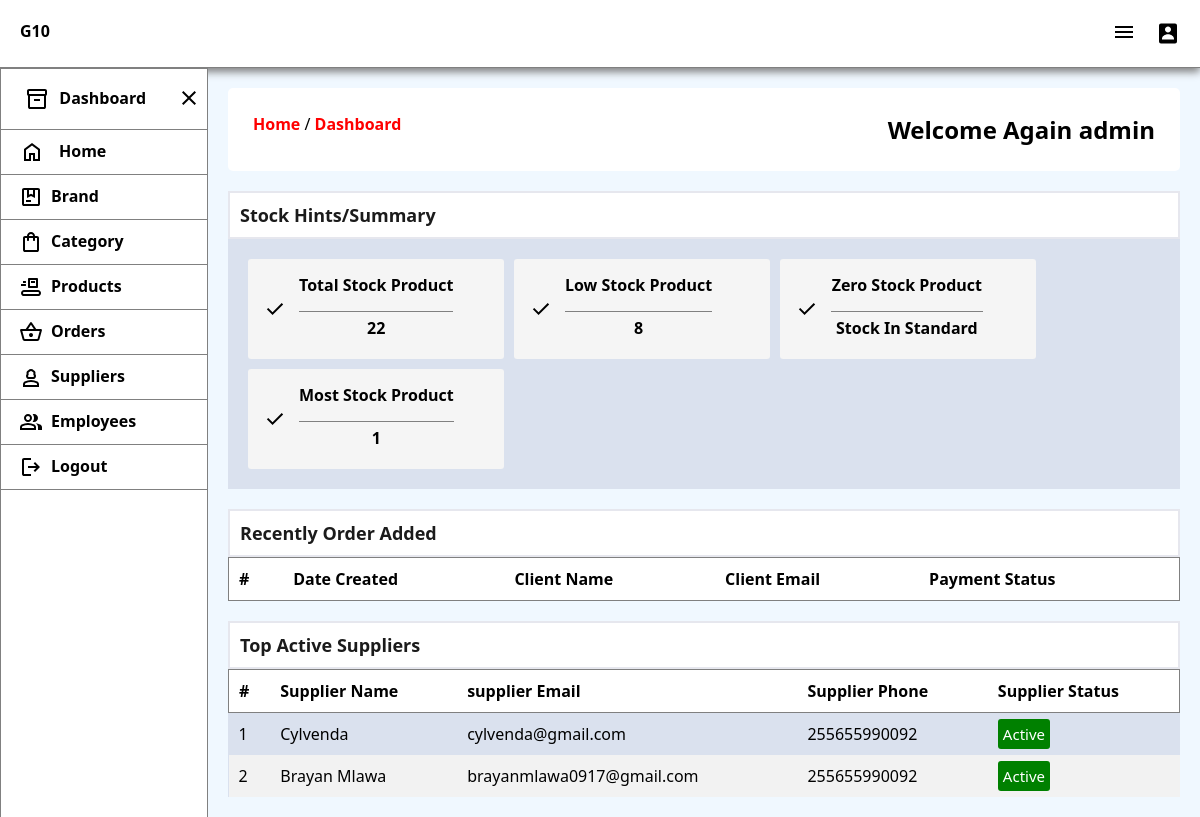
The app's page /Home/Dashboard (signed in), older data.
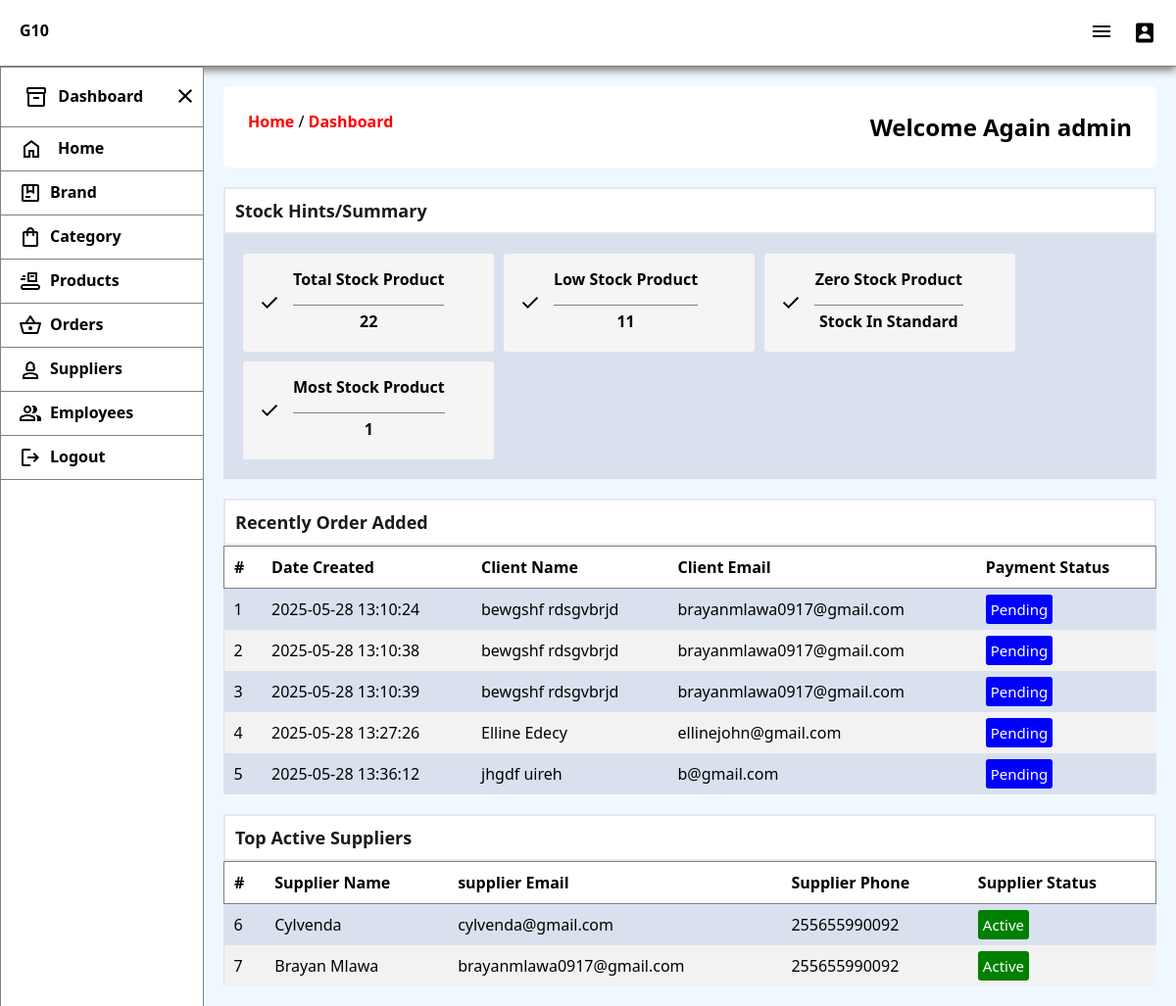
The same page, newer data.
### tables this page shows
CREATE TABLE `suppliers` (
  `supplier_id` int(11) NOT NULL,
  `name` varchar(30) NOT NULL,
  `email` varchar(30) NOT NULL,
  `phone` varchar(20) NOT NULL,
  `status` int(11) NOT NULL DEFAULT 1,
  `note` text DEFAULT NULL,
  `date` timestamp NOT NULL DEFAULT current_timestamp()
);

CREATE TABLE `placed_orders` (
  `order_id` int(11) NOT NULL,
  `employee_id` int(11) NOT NULL,
  `client_name` varchar(30) NOT NULL,
  `client_email` varchar(50) NOT NULL,
  `client_phone` varchar(30) NOT NULL,
  `subtotal` varchar(30) NOT NULL,
  `total_price` varchar(50) DEFAULT NULL,
  `total_items` int(11) NOT NULL,
  `payed_amount` varchar(30) NOT NULL,
  `discount` varchar(30) NOT NULL,
  `payment_method` varchar(30) NOT NULL DEFAULT 'cash',
  `status` int(11) NOT NULL DEFAULT 0,
  `payment_status` tinyint(1) NOT NULL DEFAULT 0,
  `date` datetime DEFAULT current_timestamp()
);

### Home/Dashboard.php (the view, shortened to what this page needs)
<!DOCTYPE html>
<html lang="en">
<?php require_once('../include/cssheader.php'); ?>
<body>
    <?php include '../include/header.php';
    require_once '../include/Nav.php'; ?>
    <main>
        <div class="url">
            <span>
                <a href="Dashboard">Home</a> / <a href="Dashboard">Dashboard</a>
            </span>
            <span>
                <h2>Welcome Again <?php echo $_SESSION['name'] ?></h2>
            </span>
        </div>
        <div class="main-container">
            <div class="boxes">
                <h3>Stock Hints/Summary</h3>
                <div class="boxes-box">
                    <div class="box ">
                        <img src="../img/icons/check.svg" alt="">
                        <div class="details">
                            <p><b>Total Stock Product</b></p>
                            <p class="count"><?php
                            $sql = mysqli_query($conn, "SELECT * FROM products");
                            $count = mysqli_num_rows($sql);
                            if ($count >= 1) {
                                echo $count;
                            } else {
                                echo 'No Product';
                            }
                            ?>
                            </p>
                        </div>
                    </div>
                    <div class="box tomato">
                        <img src="../img/icons/check.svg" alt="">
                        <div class="details">
                            <p><b>Low Stock Product</b></p>
                            <p class="count"><?php
                            $sql = mysqli_query($conn, "SELECT * FROM products WHERE quantity < 10 ");
                            $count = mysqli_num_rows($sql);
                            if ($count >= 1) {
                                echo $count;
                            } else {
                                echo 'Stock In Standard';
                            }
                            ?>
                        </div>
                    </div>
                    <div class="box red">
                        <img src="../img/icons/check.svg" alt="">
                        <div class="details">
                            <p><b>Zero Stock Product</b></p>
                            <p class="count"><?php
                            $sql = mysqli_query($conn, "SELECT * FROM products WHERE quantity < 0 ");
                            $count = mysqli_num_rows($sql);
                            if ($count >= 1) {
                                echo $count;
                            } else {
                                echo 'Stock In Standard';
                            }
                            ?>
                        </div>
                    </div>
                    <div class="box green">
                        <img src="../img/icons/check.svg" alt="">
                        <div class="details">
                            <p><b>Most Stock Product</b></p>
                            <p class="count"><?php
                            $sql = mysqli_query($conn, "SELECT MAX(quantity) FROM products ");
                            $count = mysqli_num_rows($sql);
                            echo $count;
                            ?>
                        </div>
                    </div>
                </div>
            </div>
            <div class="boxes">
                <h3>Recently Order Added</h3>
                <div class="table-container">
                    <table>
                        <thead>
                            <tr>
                                <th>#</th>
                                <th>Date Created</th>
                                <th>Client Name</th>
                                <th>Client Email</th>
                                <th>Payment Status</th>
                            </tr>
                        </thead>
                        <?php
                        $sql = mysqli_query($conn, "SELECT * FROM placed_orders ORDER BY order_id LIMIT 5 ");
                        while ($row = mysqli_fetch_assoc($sql)) {
                            if ($row['status'] == 1) {
                                $payment = '<span class="active">Payed</span>';
                            } else {
                                $payment = '<span class="pending">Pending</span>';
                            }
                            echo '
                            <tr>
                                <td>' . $count++ . '</td>
                                <td>' . $row['date'] . '</td>
                                <td>' . $row['client_name'] . '</td>
                                <td>' . $row['client_email'] . '</td>
                                <td>' . $payment . '</td>
                            </tr>';
                        }
                        ?>
                    </table>
                </div>
            </div>
            <div class="boxes">
                <h3> Top Active Suppliers </h3>
                <div class="table-container">
                    <table>
                        <thead>
                            <tr>
                                <th>#</th>
                                <th>Supplier Name</th>
                                <th>supplier Email</th>
                                <th>Supplier Phone</th>
                                <th>Supplier Status</th>
                            </tr>
                        </thead>
                        <?php
                        $sql = mysqli_query($conn, "SELECT * FROM suppliers ORDER BY RAND() LIMIT 5 ");
                        while ($row = mysqli_fetch_assoc($sql)) {
                            if ($row['status'] == 1) {
                                $status = '<span class="active">Active</span>';
                            } else {
                                $status = '<span class="inactive">Not Active</span>';
                            }
                            echo '
                            <tr>
                                <td>' . $count++ . '</td>
                                <td>' . $row['name'] . '</td>
                                <td>' . $row['email'] . '</td>
                                <td>' . $row['phone'] . '</td>
                                <td>' . $status . '</td>
                            </tr>';
                        }
                        ?>
                    </table>
                </div>
            </div>
        </div>
    </main>
    <?php include '../include/Footer.php'; ?>

### include/cssheader.php (shortened to what this page needs)
<head>
    <link rel="stylesheet" href="../style/style.css">
    <link rel="stylesheet" href="../style/media.css">
</head>

### include/header.php (shortened to what this page needs)
<header>
    <div class="brand">
        G10
    </div>
    <div class="menu">
        <button class="large-media-width" onclick="menuShow()"><img src="../img/icons/menu_b.svg" alt="Menu"></button>
        <img onclick="MenuAddShow()" id="menu-btn" src="../img/icons/user.svg" alt="Menu">
    </div>
</header>

### include/Nav.php (shortened to what this page needs)
<nav id="nav-bar">
    <div class="dash">
        <div class="a">
            <img src="../img/icons/inventory.svg" alt=""> <span>Dashboard</span>
        </div>
        <button class="large-media-width" onclick="menuClose()"><img src="../img/icons/close.svg" alt="Menu"></button>
    </div>
    <div class="nav-links">
        <ul>
            <li>
                <a href="Dashboard">
                    <div class="link-container">
                        <img src="../img/icons/home..svg" alt=""><span>Home</span>
                    </div>
                </a>
            </li>
            <li>
                <a href="Brand"> <img src="../img/icons/package.svg" alt=""><span>Brand</span></a>
            </li>
            <li>
                <a href="Category"> <img src="../img/icons/shopping_bag.svg" alt=""><span>Category</span> </a>
            </li>
            <li>
                <a href="Products"> <img src="../img/icons/product.svg" alt=""><span>Products</span></a>
            </li>
            <li>
                <a href="Orders"> <img img src="../img/icons/orders_b.svg" alt=""><span>Orders</span> </a>
            </li>
            <li>
                <a href="Suppliers"> <img img src="../img/icons/person_bl.svg" alt=""><span>Suppliers</span> </a>
            </li>
            <li>
                <a href="Employees"> <img img src="../img/icons/group_manage.svg" alt=""><span>Employees</span> </a>
            </li>
            <li>
                <a href="../Config/logout?auth=<?php echo $_SESSION['user_id']; ?>">
                    <img src="../img/icons/logout_b.svg"> <span>Logout</span>
                </a>
            </li>
        </ul>
    </div>
</nav>

### include/Footer.php (shortened to what this page needs)
</body>
</html>

### style/style.css (style rules this page uses)
* { padding: 0; margin: 0; box-sizing: border-box; }
body { font-family: 'Segoe UI', Tahoma, Geneva, Verdana, sans-serif; background-color: aqua; }
header { background-color: white; padding: 20px; display: flex; flex-direction: row; justify-content: space-between; box-shadow: 0 4px 8px 0 grey; border-bottom: 1px solid grey; position: sticky; top: 0; }
header .brand { font-weight: 700; cursor: pointer; }
header .menu img { cursor: pointer; }
nav { width: 13rem; height: 100%; background-color: white; position: fixed; border: 1px solid grey; display: flex; flex-direction: column; transition: 1s; user-select: none; }
nav .nav-links ul li button, nav .dash button { border: none; outline: none; color: black; background-color: inherit; cursor: pointer; font-weight: 600; transition: 1.5s; }
nav .nav-links ul li a, nav .nav-links ul li .link-container, nav .nav-links ul li a span { text-decoration: none; color: black; font-weight: 600; margin-left: 8px; transition: 1s; display: flex; flex-direction: row; flex-wrap: nowrap; justify-content: start; cursor: pointer; transition: 1.5s; }
nav .nav-links ul li a .link-container { margin-left: 1px; }
nav .nav-links ul li .link-container, nav .dash a { display: flex; flex-wrap: nowrap; gap: 7px; transition: 1.5s; }
main { padding: 20px; margin-left: 13rem; background-color: aliceblue; transition: 1.5s; display: flex; flex-direction: column; gap: 20px; }
.main-container { display: flex; flex-direction: column; flex-wrap: wrap; row-gap: 20px; border-radius: 10px; }
.main-container .boxes { display: flex; flex-direction: column; background-color: #6e749b2b; }
.main-container .boxes h3 { background-color: white; padding: 10px; color: rgb(27, 27, 27); font-weight: 600; border: 2px solid #6e749b2b; font-size: 18px; }
.main-container .boxes .boxes-box { padding: 20px; display: flex; flex-wrap: wrap; gap: 10px; border-radius: 5px; height: 100%; align-items: center; }
.main-container .boxes .box { background-color: whitesmoke; padding: 15px; border-radius: 3px; display: flex; flex-direction: row; height: 100%; gap: 12px; font-weight: 500; width: 16rem; cursor: pointer; }
table { border-collapse: collapse; width: 100%; }
thead { background-color: white; padding: 10px; border: 1px solid grey; }
thead th { padding: 10px; color: black; }
td { text-align: left; padding: 10px; }
table th, td { text-align: left; }
tr:nth-child(even) { background-color: #f2f2f2; }
table td span { cursor: pointer; }
table td .pending { background-color: blue; color: white; padding: 5px; border-radius: 3px; font-size: 15px; }
table td .active { background-color: green; color: white; padding: 5px; border-radius: 3px; font-size: 15px; }

Row changes from the older to the newer data that the page shows:
added placed_orders: date "2025-05-28 13:10:24", client_name "bewgshf rdsgvbrjd", client_email "brayanmlawa0917@gmail.com", status "Pending"
added placed_orders: date "2025-05-28 13:10:38", client_name "bewgshf rdsgvbrjd", client_email "brayanmlawa0917@gmail.com", status "Pending"
added placed_orders: date "2025-05-28 13:10:39", client_name "bewgshf rdsgvbrjd", client_email "brayanmlawa0917@gmail.com", status "Pending"
added placed_orders: date "2025-05-28 13:27:26", client_name "Elline Edecy", client_email "ellinejohn@gmail.com", status "Pending"
added placed_orders: date "2025-05-28 13:36:12", client_name "jhgdf uireh", client_email "b@gmail.com", status "Pending"
Text that changed along with them:
$count: "8" → "11"
